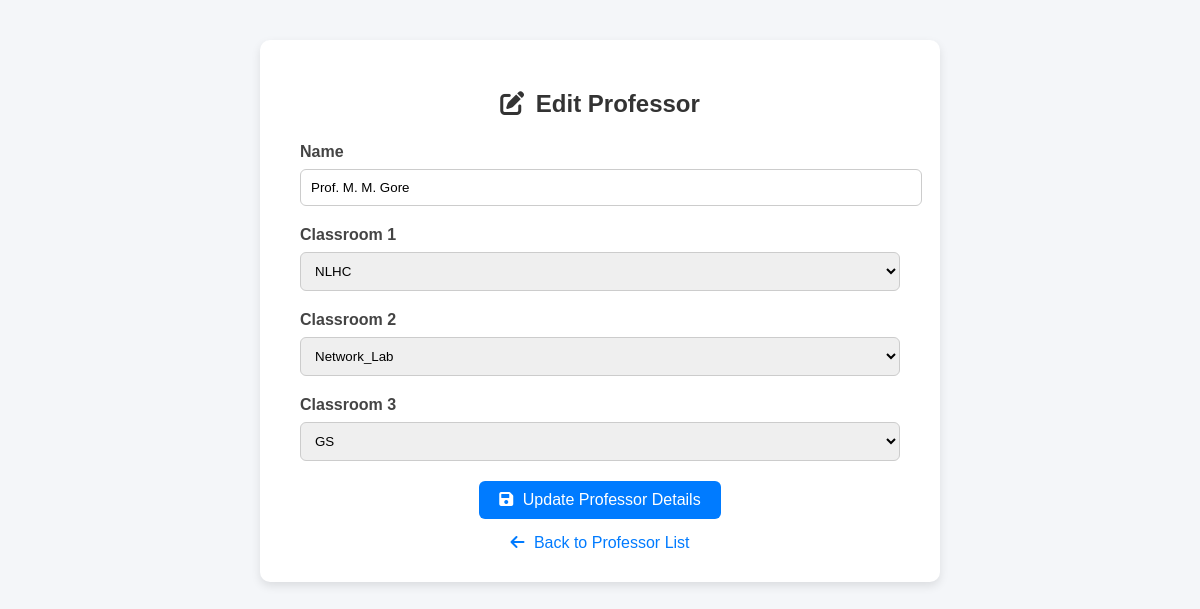
Before: /edit_professor/1 with the older database file.
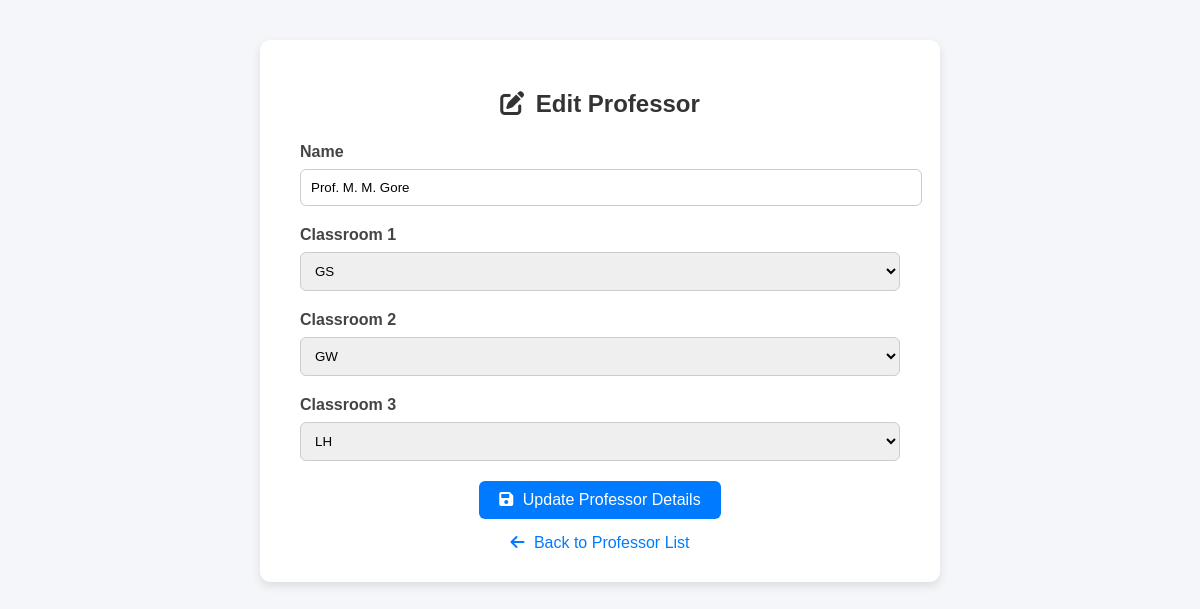
After: the same page with the newer database file.
### app.py (models this page shows)
class Professor(db.Model):
    id = db.Column(db.Integer, primary_key=True)
    name = db.Column(db.String(100), nullable=False, unique=True)
    priority_classroom_1 = db.Column(db.Integer, db.ForeignKey('building.id'), nullable=True)
    priority_classroom_2 = db.Column(db.Integer, db.ForeignKey('building.id'), nullable=True)
    priority_classroom_3 = db.Column(db.Integer, db.ForeignKey('building.id'), nullable=True)

class Building(db.Model):
    id = db.Column(db.Integer, primary_key=True)
    name = db.Column(db.String(100), unique=True, nullable=False)
    classrooms = db.relationship('Classroom', backref='building', lazy=True)

### app.py (the view, shortened to what this page needs)
@app.route('/edit_professor/<int:id>', methods=['GET', 'POST'])
def edit_professor(id):
    professor = Professor.query.get_or_404(id)
    classrooms = Building.query.all()  # to populate dropdowns
    return render_template('edit_professor.html', professor=professor, classrooms=classrooms)

### templates/edit_professor.html (shortened to what this page needs)
<!DOCTYPE html>
<html lang="en">
<head>
    <link rel="stylesheet" href="https://cdnjs.cloudflare.com/ajax/libs/font-awesome/6.0.0/css/all.min.css">
</head>
<body>
<div class="container">
    <div class="card">
        <h2><i class="fas fa-edit"></i> Edit Professor</h2>
        <form method="POST" enctype="multipart/form-data">
            <div class="form-group">
                <label for="professor_name">Name</label>
                <input type="text" id="professor_name" name="name"
                       value="{{ professor.name }}"
                       placeholder="Enter Professor Name" required>
            </div>
            <div class="form-group">
                <label>Classroom 1</label>
                <select name="professor_id1" required>
                    {% for room in classrooms %}
                    <option value="{{ room.id }}"
                        {% if professor.priority_classroom_1|int == room.id|int %}selected{% endif %}>
                        {{ room.name }}
                    </option>
                    {% endfor %}
                </select>
            </div>
            <div class="form-group">
                <label>Classroom 2</label>
                <select name="professor_id2" required>
                    {% for room in classrooms %}
                    <option value="{{ room.id }}"
                        {% if professor.priority_classroom_2|int == room.id|int %}selected{% endif %}>
                        {{ room.name }}
                    </option>
                    {% endfor %}
                </select>
            </div>
            <div class="form-group">
                <label>Classroom 3</label>
                <select name="professor_id3" required>
                    {% for room in classrooms %}
                    <option value="{{ room.id }}"
                        {% if professor.priority_classroom_3|int == room.id|int %}selected{% endif %}>
                        {{ room.name }}
                    </option>
                    {% endfor %}
                </select>
            </div>
            <div class="btn-group">
                <button type="submit" class="btn">
                    <i class="fas fa-save"></i> Update Professor Details
                </button>
            </div>
        </form>
        <a href="{{ url_for('manage_professors') }}" class="back-link">
            <i class="fas fa-arrow-left"></i> Back to Professor List
        </a>
    </div>
</div>
</body>
</html>

Changed rows visible on the page:
changed Professor "Prof. M. M. Gore": professor_id1 "NLHC" → "GS"; professor_id2 "Network_Lab" → "GW"; professor_id3 "GS" → "LH"
